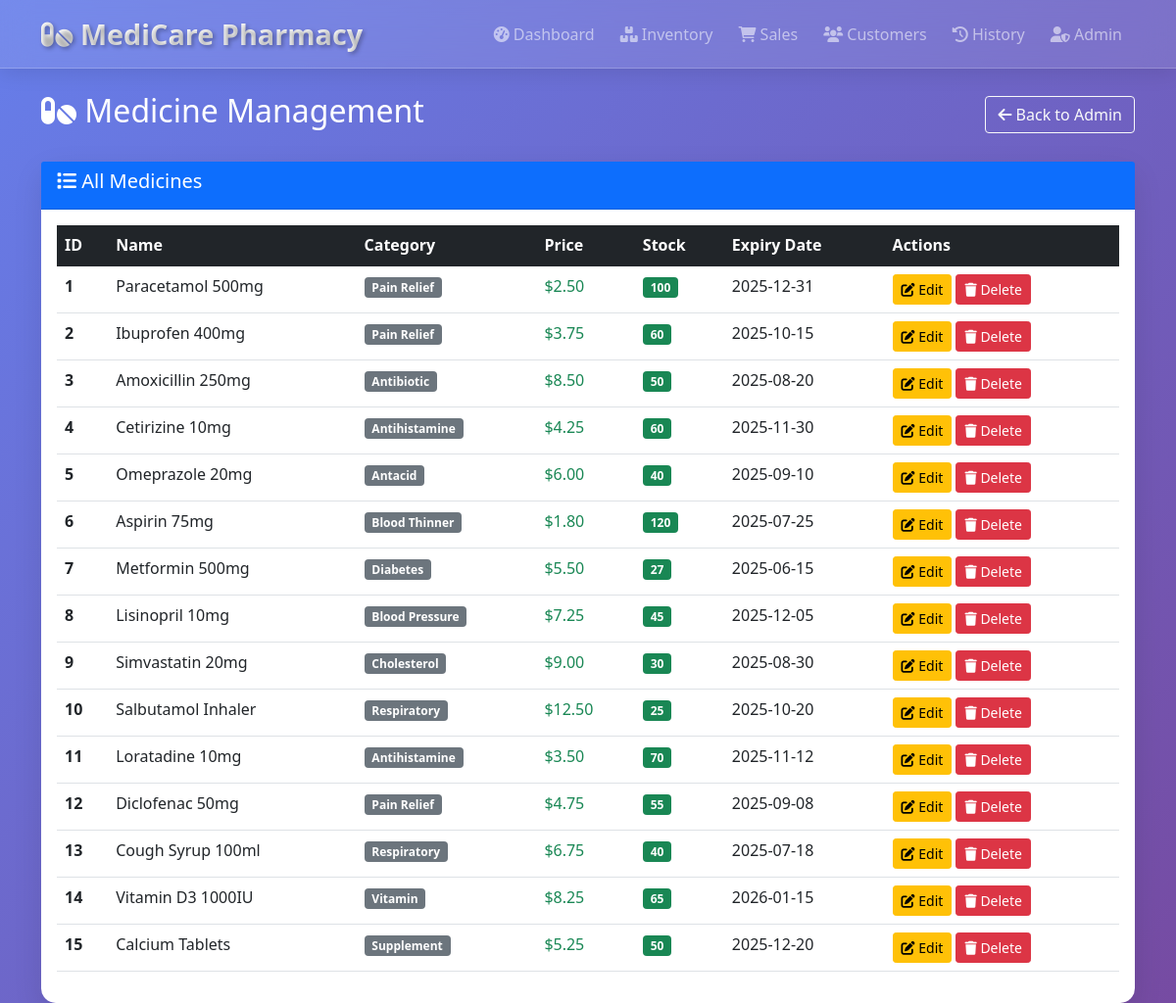
Page /admin/medicines (signed in) on the committed database.
### models.py (models this page shows)
class Medicine(db.Model):
    id = db.Column(db.Integer, primary_key=True)
    name = db.Column(db.String(100), nullable=False)
    category = db.Column(db.String(50), nullable=False)
    price = db.Column(db.Float, nullable=False)
    stock = db.Column(db.Integer, default=0)
    expiry_date = db.Column(db.Date, nullable=False)

### app.py (the view)
@app.route('/admin/medicines')
@login_required
def admin_medicines():
    medicines = Medicine.query.all()
    return render_template('admin_medicines.html', medicines=medicines)

### app.py (called while the page is built)
@login_manager.user_loader
def load_user(user_id):
    return User.query.get(int(user_id))

### templates/admin_medicines.html (shortened to what this page needs)
{% extends "base.html" %}
{% block content %}
<div class="admin-header mb-4">
    <div class="row align-items-center">
        <div class="col">
            <h2 class="text-white">
                <i class="fas fa-pills"></i> Medicine Management
            </h2>
        </div>
        <div class="col-auto">
            <a href="/admin" class="btn btn-outline-light">
                <i class="fas fa-arrow-left"></i> Back to Admin
            </a>
        </div>
    </div>
</div>
<div class="card admin-table-card">
    <div class="card-header bg-primary text-white">
        <h5><i class="fas fa-list"></i> All Medicines</h5>
    </div>
    <div class="card-body">
        <div class="table-responsive">
            <table class="table table-hover">
                <thead class="table-dark">
                    <tr>
                        <th>ID</th>
                        <th>Name</th>
                        <th>Category</th>
                        <th>Price</th>
                        <th>Stock</th>
                        <th>Expiry Date</th>
                        <th>Actions</th>
                    </tr>
                </thead>
                <tbody>
                    {% for medicine in medicines %}
                    <tr class="medicine-row">
                        <td><strong>{{ medicine.id }}</strong></td>
                        <td>{{ medicine.name }}</td>
                        <td><span class="badge bg-secondary">{{ medicine.category }}</span></td>
                        <td class="text-success">${{ "%.2f"|format(medicine.price) }}</td>
                        <td>
                            {% if medicine.stock < 10 %}
                                <span class="badge bg-danger">{{ medicine.stock }}</span>
                            {% else %}
                                <span class="badge bg-success">{{ medicine.stock }}</span>
                            {% endif %}
                        </td>
                        <td>{{ medicine.expiry_date }}</td>
                        <td>
                            <a href="/admin/edit_medicine/{{ medicine.id }}" class="btn btn-sm btn-warning">
                                <i class="fas fa-edit"></i> Edit
                            </a>
                            <a href="/admin/delete_medicine/{{ medicine.id }}"
                               class="btn btn-sm btn-danger"
                               onclick="return confirm('Are you sure you want to delete this medicine?')">
                                <i class="fas fa-trash"></i> Delete
                            </a>
                        </td>
                    </tr>
                    {% endfor %}
                </tbody>
            </table>
        </div>
    </div>
</div>
{% endblock %}

### static/style.css (style rules this page uses)
:root { --primary-gradient: linear-gradient(135deg, #667eea 0%, #764ba2 100%); --secondary-gradient: linear-gradient(45deg, #0d6efd, #0056b3); --success-gradient: linear-gradient(45deg, #28a745, #20c997); --warning-gradient: linear-gradient(45deg, #ffc107, #fd7e14); --danger-gradient: linear-gradient(45deg, #dc3545, #e83e8c); --glass-bg: rgba(255, 255, 255, 0.1); --glass-border: rgba(255, 255, 255, 0.2); --shadow-light: 0 8px 32px rgba(31, 38, 135, 0.37); --shadow-heavy: 0 15px 35px rgba(0, 0, 0, 0.1); }
* { margin: 0; padding: 0; box-sizing: border-box; }
body { background: var(--primary-gradient); min-height: 100vh; font-family: 'Segoe UI', Tahoma, Geneva, Verdana, sans-serif; overflow-x: hidden; }

### templates/admin_medicines.html (style rules this page uses)
.admin-table-card { border-radius: 15px; border: none; box-shadow: 0 10px 30px rgba(0,0,0,0.1); animation: fadeIn 0.6s ease-out; }
.medicine-row { transition: all 0.3s ease; animation: slideInLeft 0.5s ease-out; }

### rows in the picture
Medicine: id "1", name "Paracetamol 500mg", category "Pain Relief", price "2.50", stock "100", expiry_date "2025-12-31"
Medicine: id "2", name "Ibuprofen 400mg", category "Pain Relief", price "3.75", stock "60", expiry_date "2025-10-15"
Medicine: id "3", name "Amoxicillin 250mg", category "Antibiotic", price "8.50", stock "50", expiry_date "2025-08-20"
Medicine: id "4", name "Cetirizine 10mg", category "Antihistamine", price "4.25", stock "60", expiry_date "2025-11-30"
Medicine: id "5", name "Omeprazole 20mg", category "Antacid", price "6.00", stock "40", expiry_date "2025-09-10"
Medicine: id "6", name "Aspirin 75mg", category "Blood Thinner", price "1.80", stock "120", expiry_date "2025-07-25"
Medicine: id "7", name "Metformin 500mg", category "Diabetes", price "5.50", stock "27", expiry_date "2025-06-15"
Medicine: id "8", name "Lisinopril 10mg", category "Blood Pressure", price "7.25", stock "45", expiry_date "2025-12-05"
Medicine: id "9", name "Simvastatin 20mg", category "Cholesterol", price "9.00", stock "30", expiry_date "2025-08-30"
Medicine: id "10", name "Salbutamol Inhaler", category "Respiratory", price "12.50", stock "25", expiry_date "2025-10-20"
Medicine: id "11", name "Loratadine 10mg", category "Antihistamine", price "3.50", stock "70", expiry_date "2025-11-12"
Medicine: id "12", name "Diclofenac 50mg", category "Pain Relief", price "4.75", stock "55", expiry_date "2025-09-08"
Medicine: id "13", name "Cough Syrup 100ml", category "Respiratory", price "6.75", stock "40", expiry_date "2025-07-18"
Medicine: id "14", name "Vitamin D3 1000IU", category "Vitamin", price "8.25", stock "65", expiry_date "2026-01-15"
Medicine: id "15", name "Calcium Tablets", category "Supplement", price "5.25", stock "50", expiry_date "2025-12-20"
